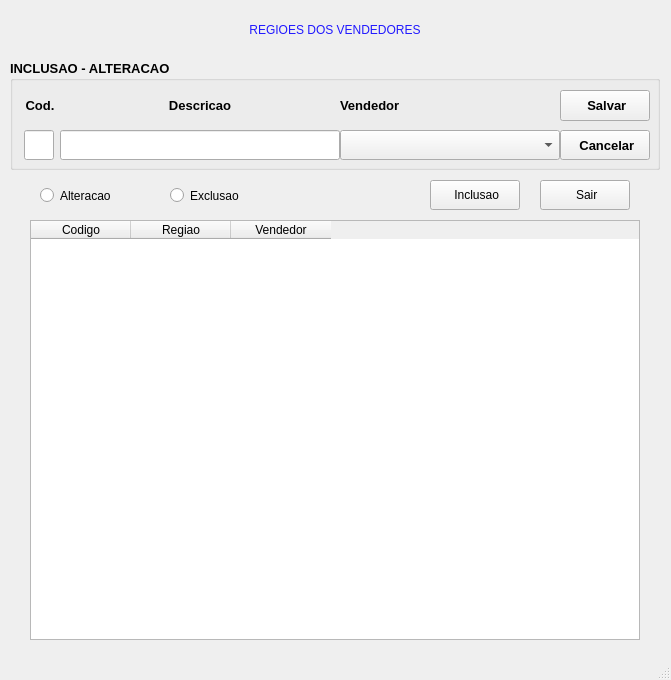
<?xml version="1.0" encoding="UTF-8"?>
<ui version="4.0">
 <class>MainWindow</class>
 <widget class="QMainWindow" name="MainWindow">
  <property name="geometry">
   <rect>
    <x>0</x>
    <y>0</y>
    <width>671</width>
    <height>680</height>
   </rect>
  </property>
  <property name="windowTitle">
   <string>MainWindow</string>
  </property>
  <property name="styleSheet">
   <string notr="true"/>
  </property>
  <widget class="QWidget" name="centralwidget">
   <widget class="QTableWidget" name="tableWidget">
    <property name="geometry">
     <rect>
      <x>30</x>
      <y>220</y>
      <width>610</width>
      <height>420</height>
     </rect>
    </property>
    <property name="styleSheet">
     <string notr="true"/>
    </property>
    <attribute name="horizontalHeaderVisible">
     <bool>true</bool>
    </attribute>
    <attribute name="horizontalHeaderCascadingSectionResizes">
     <bool>false</bool>
    </attribute>
    <attribute name="verticalHeaderCascadingSectionResizes">
     <bool>true</bool>
    </attribute>
    <column>
     <property name="text">
      <string notr="true">Codigo</string>
     </property>
    </column>
    <column>
     <property name="text">
      <string>Regiao</string>
     </property>
    </column>
    <column>
     <property name="text">
      <string>Vendedor</string>
     </property>
    </column>
   </widget>
   <widget class="QLabel" name="label">
    <property name="geometry">
     <rect>
      <x>110</x>
      <y>10</y>
      <width>450</width>
      <height>40</height>
     </rect>
    </property>
    <property name="styleSheet">
     <string notr="true">border-color: rgb(132, 168, 163);
color: rgb(33, 25, 255);
font: 87 16pt &quot;Arial Black&quot;;</string>
    </property>
    <property name="text">
     <string>REGIOES DOS VENDEDORES</string>
    </property>
    <property name="alignment">
     <set>Qt::AlignCenter</set>
    </property>
   </widget>
   <widget class="QPushButton" name="bt_inclusao">
    <property name="geometry">
     <rect>
      <x>430</x>
      <y>180</y>
      <width>90</width>
      <height>30</height>
     </rect>
    </property>
    <property name="styleSheet">
     <string notr="true"/>
    </property>
    <property name="text">
     <string> Inclusao</string>
    </property>
   </widget>
   <widget class="QRadioButton" name="rb_alteracao">
    <property name="geometry">
     <rect>
      <x>40</x>
      <y>180</y>
      <width>90</width>
      <height>31</height>
     </rect>
    </property>
    <property name="styleSheet">
     <string notr="true"/>
    </property>
    <property name="text">
     <string>Alteracao</string>
    </property>
   </widget>
   <widget class="QPushButton" name="bt_sair">
    <property name="geometry">
     <rect>
      <x>540</x>
      <y>180</y>
      <width>90</width>
      <height>30</height>
     </rect>
    </property>
    <property name="styleSheet">
     <string notr="true"/>
    </property>
    <property name="text">
     <string> Sair</string>
    </property>
   </widget>
   <widget class="QRadioButton" name="rb_exclusao">
    <property name="geometry">
     <rect>
      <x>170</x>
      <y>180</y>
      <width>90</width>
      <height>31</height>
     </rect>
    </property>
    <property name="styleSheet">
     <string notr="true"/>
    </property>
    <property name="text">
     <string>Exclusao</string>
    </property>
   </widget>
   <widget class="QGroupBox" name="groupBox">
    <property name="geometry">
     <rect>
      <x>10</x>
      <y>60</y>
      <width>650</width>
      <height>110</height>
     </rect>
    </property>
    <property name="font">
     <font>
      <family>Arial</family>
      <pointsize>10</pointsize>
      <italic>false</italic>
      <bold>true</bold>
     </font>
    </property>
    <property name="styleSheet">
     <string notr="true"/>
    </property>
    <property name="title">
     <string>INCLUSAO - ALTERACAO</string>
    </property>
    <widget class="QLabel" name="label_2">
     <property name="geometry">
      <rect>
       <x>10</x>
       <y>30</y>
       <width>40</width>
       <height>30</height>
      </rect>
     </property>
     <property name="styleSheet">
      <string notr="true"/>
     </property>
     <property name="text">
      <string>Cod.</string>
     </property>
     <property name="alignment">
      <set>Qt::AlignCenter</set>
     </property>
    </widget>
    <widget class="QLineEdit" name="mcodigo">
     <property name="geometry">
      <rect>
       <x>14</x>
       <y>70</y>
       <width>30</width>
       <height>30</height>
      </rect>
     </property>
     <property name="styleSheet">
      <string notr="true"/>
     </property>
     <property name="maxLength">
      <number>2</number>
     </property>
    </widget>
    <widget class="QLabel" name="label_5">
     <property name="geometry">
      <rect>
       <x>330</x>
       <y>30</y>
       <width>220</width>
       <height>30</height>
      </rect>
     </property>
     <property name="styleSheet">
      <string notr="true"/>
     </property>
     <property name="text">
      <string>Vendedor</string>
     </property>
    </widget>
    <widget class="QLabel" name="label_4">
     <property name="geometry">
      <rect>
       <x>50</x>
       <y>30</y>
       <width>280</width>
       <height>30</height>
      </rect>
     </property>
     <property name="styleSheet">
      <string notr="true"/>
     </property>
     <property name="text">
      <string>Descricao</string>
     </property>
     <property name="alignment">
      <set>Qt::AlignCenter</set>
     </property>
    </widget>
    <widget class="QPushButton" name="bt_salvar">
     <property name="geometry">
      <rect>
       <x>550</x>
       <y>30</y>
       <width>90</width>
       <height>31</height>
      </rect>
     </property>
     <property name="whatsThis">
      <string>&lt;html&gt;&lt;head/&gt;&lt;body&gt;&lt;p&gt;file:///C:/Users/mebbc/OneDrive/Imagens/salvar.qrc.png&lt;/p&gt;&lt;/body&gt;&lt;/html&gt;</string>
     </property>
     <property name="styleSheet">
      <string notr="true"/>
     </property>
     <property name="text">
      <string> Salvar</string>
     </property>
     <property name="icon">
      <iconset>
       <normaloff>SALVAR.png</normaloff>SALVAR.png</iconset>
     </property>
    </widget>
    <widget class="QPushButton" name="bt_cancelar">
     <property name="geometry">
      <rect>
       <x>550</x>
       <y>70</y>
       <width>90</width>
       <height>30</height>
      </rect>
     </property>
     <property name="styleSheet">
      <string notr="true"/>
     </property>
     <property name="text">
      <string> Cancelar</string>
     </property>
     <property name="icon">
      <iconset>
       <normaloff>SAIR.png</normaloff>SAIR.png</iconset>
     </property>
    </widget>
    <widget class="QLineEdit" name="mregiao">
     <property name="geometry">
      <rect>
       <x>50</x>
       <y>70</y>
       <width>280</width>
       <height>30</height>
      </rect>
     </property>
     <property name="styleSheet">
      <string notr="true"/>
     </property>
     <property name="maxLength">
      <number>30</number>
     </property>
    </widget>
    <widget class="QComboBox" name="comboBox">
     <property name="geometry">
      <rect>
       <x>330</x>
       <y>70</y>
       <width>220</width>
       <height>30</height>
      </rect>
     </property>
     <property name="styleSheet">
      <string notr="true"/>
     </property>
    </widget>
   </widget>
  </widget>
  <widget class="QStatusBar" name="statusBar"/>
 </widget>
 <resources/>
 <connections/>
</ui>
